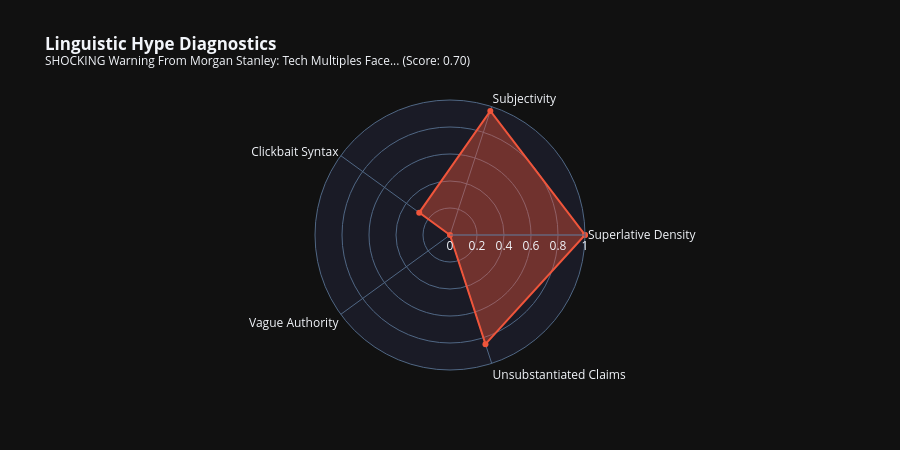
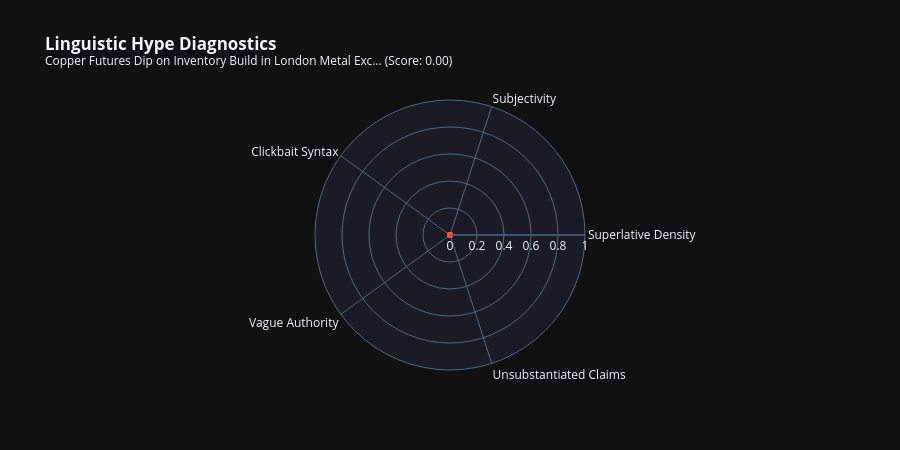

The notebook cell saved with these charts, in order:
### Markdown cell above
## 5. Case Study: 5-Factor Linguistic Diagnostics

Compare the diagnostic radar fingerprint of the most sensational item vs an objective wire release.

### Code cell
top_hyped = df_features.sort_values(by='hype_score', ascending=False).iloc[0].to_dict()
most_objective = df_features.sort_values(by='hype_score', ascending=True).iloc[0].to_dict()

fig_radar_hyped = plot_hype_dimension_radar(top_hyped)
fig_radar_hyped.show()

fig_radar_obj = plot_hype_dimension_radar(most_objective)
fig_radar_obj.show()

### Figure 1 — Plotly figure (JSON) as saved in the notebook; plotly's stock layout.template omitted (floating-point values rounded to 4 significant figures)
{"data": [{"fill": "toself", "fillcolor": "rgba(239, 85, 59, 0.4)", "line": {"color": "#EF553B", "width": 2}, "name": "Hype Breakdown", "r": [1.0, 0.9667, 0.2818, 0.0, 0.85, 1.0], "theta": ["Superlative Density", "Subjectivity", "Clickbait Syntax", "Vague Authority", "Unsubstantiated Claims", "Superlative Density"], "type": "scatterpolar"}], "layout": {"height": 450, "polar": {"bgcolor": "#1A1B26", "radialaxis": {"range": [0, 1], "visible": true}}, "showlegend": false, "title": {"text": "<b>Linguistic Hype Diagnostics</b><br><sup>SHOCKING Warning From Morgan Stanley: Tech Multiples Face... (Score: 0.70)</sup>"}}}

### Figure 2 — Plotly figure (JSON) as saved in the notebook; plotly's stock layout.template omitted (floating-point values rounded to 4 significant figures)
{"data": [{"fill": "toself", "fillcolor": "rgba(239, 85, 59, 0.4)", "line": {"color": "#EF553B", "width": 2}, "name": "Hype Breakdown", "r": [0.0, 0.0, 0.0, 0.0, 0.0, 0.0], "theta": ["Superlative Density", "Subjectivity", "Clickbait Syntax", "Vague Authority", "Unsubstantiated Claims", "Superlative Density"], "type": "scatterpolar"}], "layout": {"height": 450, "polar": {"bgcolor": "#1A1B26", "radialaxis": {"range": [0, 1], "visible": true}}, "showlegend": false, "title": {"text": "<b>Linguistic Hype Diagnostics</b><br><sup>Copper Futures Dip on Inventory Build in London Metal Exc... (Score: 0.00)</sup>"}}}
